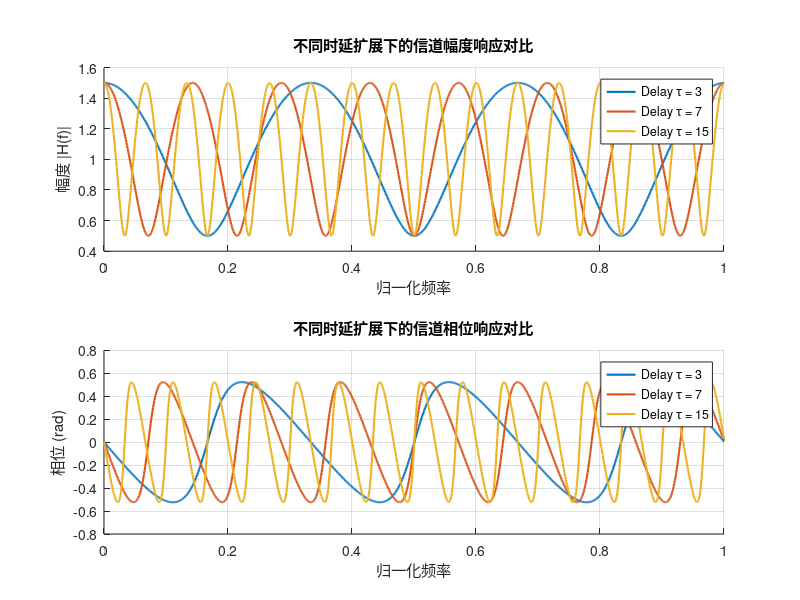

The MATLAB script that drew this image:
clear; clc; close all;

N_fft = 1024;
f = linspace(0, 1, N_fft);
delays = [3, 7, 15];
colors = {'#0072BD', '#D95319', '#EDB120'};

figure('Position', [100, 100, 800, 600]);

for i = 1:length(delays)
    tau = delays(i);
    h = zeros(1, tau + 1);
    h(1) = 1;
    h(tau + 1) = 0.5;

    H = fft(h, N_fft);
    H_mag = abs(H);
    H_phase = unwrap(angle(H));

    subplot(2, 1, 1); hold on;
    plot(f, H_mag, 'Color', colors{i}, 'LineWidth', 1.5, ...
         'DisplayName', ['Delay \tau = ', num2str(tau)]);

    subplot(2, 1, 2); hold on;
    plot(f, H_phase, 'Color', colors{i}, 'LineWidth', 1.5, ...
         'DisplayName', ['Delay \tau = ', num2str(tau)]);
end

subplot(2, 1, 1);
grid on; xlabel('归一化频率'); ylabel('幅度 |H(f)|');
title('不同时延扩展下的信道幅度响应对比');
legend('Location', 'best');

subplot(2, 1, 2);
grid on; xlabel('归一化频率'); ylabel('相位 (rad)');
title('不同时延扩展下的信道相位响应对比');
legend('Location', 'best');

cd('D:/Program/MekCraft-Labs/docs-lab/ofdm');
saveas(gcf, 'figures/hw1_delay_mag_phase.png');
fprintf('hw1_delay_mag_phase.png saved.\n');
